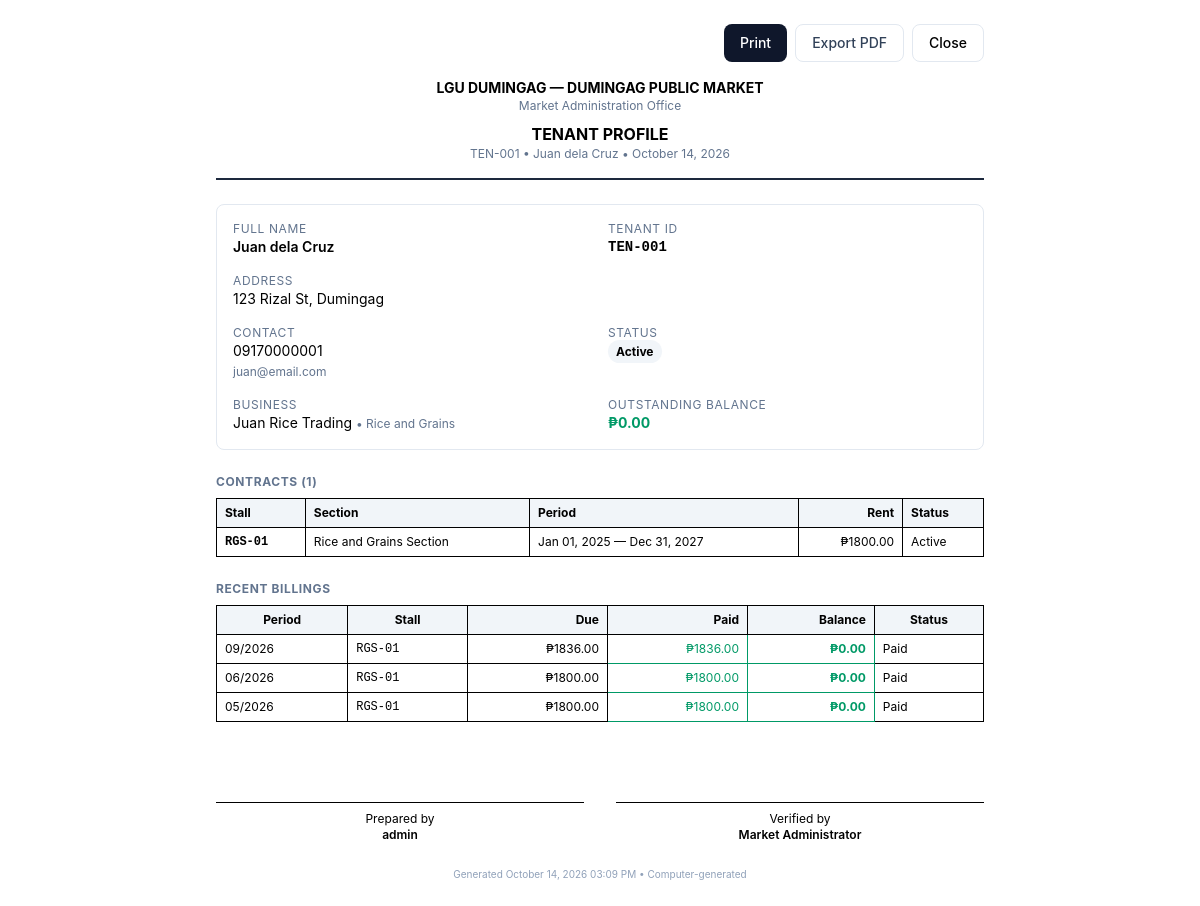
The app's page /tenants/1/print/ (signed in) with its own data.
### core/models.py (models this page shows, shortened)
class SystemSetting(models.Model):
    PENALTY_TYPE_CHOICES = [
        ('fixed', 'Fixed'),
        ('percentage', 'Percentage'),
    ]
    municipality_name = models.CharField(max_length=200)
    market_name = models.CharField(max_length=200)
    office_name = models.CharField(max_length=200)
    receipt_prefix = models.CharField(max_length=20)
    default_due_day = models.PositiveIntegerField(default=5)
    penalty_type = models.CharField(max_length=20, choices=PENALTY_TYPE_CHOICES, default='percentage')
    penalty_value = models.DecimalField(max_digits=10, decimal_places=2, default=0)
    grace_period = models.PositiveIntegerField(default=5)
    logo = models.ImageField(upload_to='logos/', blank=True, null=True)
    theme_color = models.CharField(max_length=7, default='#003366')
    terms_and_conditions = models.TextField(
        default=DEFAULT_CONTRACT_TERMS,
        blank=True,
        help_text='One clause per line. Printed on every rental contract.',
    )
    class Meta:
        verbose_name = 'System Setting'
        verbose_name_plural = 'System Settings'

class Tenant(models.Model):
    STATUS_CHOICES = [
        ('Active', 'Active'),
        ('Inactive', 'Inactive'),
        ('Suspended', 'Suspended'),
        ('Terminated', 'Terminated'),
    ]
    tenant_id = models.CharField(max_length=20, unique=True)
    user = models.OneToOneField(User, on_delete=models.SET_NULL, null=True, blank=True, related_name='tenant')
    full_name = models.CharField(max_length=200)
    first_name = models.CharField(max_length=100, blank=True)
    middle_name = models.CharField(max_length=100, blank=True)
    last_name = models.CharField(max_length=100, blank=True)
    address = models.TextField()
    street = models.CharField(max_length=200, blank=True)
    barangay = models.CharField(max_length=100, blank=True)
    municipality = models.CharField(max_length=100, blank=True)
    province = models.CharField(max_length=100, blank=True)
    contact_number = models.CharField(max_length=20)
    email = models.EmailField(blank=True)
    valid_id_type = models.CharField(max_length=100, blank=True)
    valid_id_number = models.CharField(max_length=100, blank=True)
    valid_id_image = models.ImageField(upload_to='tenant_ids/', blank=True, null=True)
    business_name = models.CharField(max_length=200, blank=True)
    business_type = models.CharField(max_length=100, blank=True)
    emergency_contact_name = models.CharField(max_length=200, blank=True)
    emergency_contact_number = models.CharField(max_length=20, blank=True)
    status = models.CharField(max_length=20, choices=STATUS_CHOICES, default='Active')
    date_registered = models.DateField(auto_now_add=True)
    notes = models.TextField(blank=True)
    created_at = models.DateTimeField(auto_now_add=True)
    updated_at = models.DateTimeField(auto_now=True)
    class Meta:
        ordering = ['full_name']

class RentalContract(models.Model):
    STATUS_CHOICES = [
        ('Active', 'Active'),
        ('Expired', 'Expired'),
        ('Terminated', 'Terminated'),
        ('Pending', 'Pending'),
    ]
    tenant = models.ForeignKey(Tenant, on_delete=models.CASCADE, related_name='contracts')
    stall = models.ForeignKey(Stall, on_delete=models.CASCADE, related_name='contracts')
    start_date = models.DateField()
    end_date = models.DateField(null=True, blank=True)
    monthly_rent = models.DecimalField(max_digits=10, decimal_places=2)
    due_day = models.PositiveIntegerField(default=5)
    security_deposit = models.DecimalField(max_digits=10, decimal_places=2, default=0)
    status = models.CharField(max_length=20, choices=STATUS_CHOICES, default='Active')
    remarks = models.TextField(blank=True)
    created_at = models.DateTimeField(auto_now_add=True)
    updated_at = models.DateTimeField(auto_now=True)
    class Meta:
        ordering = ['-start_date']
        constraints = [
            models.UniqueConstraint(
                fields=['stall', 'status'],
                name='unique_active_contract_per_stall',
                condition=models.Q(status='Active'),
            ),
        ]

class Stall(models.Model):
    STATUS_CHOICES = [
        ('Vacant', 'Vacant'),
        ('Occupied', 'Occupied'),
        ('Reserved', 'Reserved'),
        ('Maintenance', 'Maintenance'),
    ]
    stall_number = models.CharField(max_length=20, unique=True)
    section = models.ForeignKey(MarketSection, on_delete=models.CASCADE, related_name='stalls')
    stall_type = models.ForeignKey(StallType, on_delete=models.SET_NULL, null=True, related_name='stalls')
    size = models.DecimalField(max_digits=8, decimal_places=2, blank=True, null=True)
    monthly_rate = models.DecimalField(max_digits=10, decimal_places=2)
    status = models.CharField(max_length=20, choices=STATUS_CHOICES, default='Vacant')
    remarks = models.TextField(blank=True)
    created_at = models.DateTimeField(auto_now_add=True)
    updated_at = models.DateTimeField(auto_now=True)
    class Meta:
        ordering = ['stall_number']

class MarketSection(models.Model):
    name = models.CharField(max_length=100, unique=True)
    description = models.TextField(blank=True)
    class Meta:
        ordering = ['name']

class Billing(models.Model):
    STATUS_CHOICES = [
        ('Unpaid', 'Unpaid'),
        ('Paid', 'Paid'),
        ('Partial', 'Partial'),
        ('Overdue', 'Overdue'),
    ]
    tenant = models.ForeignKey(Tenant, on_delete=models.CASCADE, related_name='billings')
    stall = models.ForeignKey(Stall, on_delete=models.CASCADE, related_name='billings')
    contract = models.ForeignKey(RentalContract, on_delete=models.CASCADE, related_name='billings')
    billing_month = models.PositiveIntegerField()
    billing_year = models.PositiveIntegerField()
    rental_amount = models.DecimalField(max_digits=10, decimal_places=2)
    penalty_amount = models.DecimalField(max_digits=10, decimal_places=2, default=0)
    discount = models.DecimalField(max_digits=10, decimal_places=2, default=0)
    total_due = models.DecimalField(max_digits=10, decimal_places=2)
    amount_paid = models.DecimalField(max_digits=10, decimal_places=2, default=0)
    balance = models.DecimalField(max_digits=10, decimal_places=2)
    due_date = models.DateField()
    status = models.CharField(max_length=20, choices=STATUS_CHOICES, default='Unpaid')
    created_at = models.DateTimeField(auto_now_add=True)
    updated_at = models.DateTimeField(auto_now=True)
    class Meta:
        ordering = ['-billing_year', '-billing_month']
        unique_together = ['tenant', 'stall', 'billing_month', 'billing_year']

### core/views/tenants.py (the view)
# urls.py: path('tenants/<int:pk>/print/', tenant_view_print, name='tenant_view_print'),
@staff_required
def tenant_view_print(request, pk):
    tenant = get_object_or_404(Tenant, pk=pk)
    role = get_user_role(request.user)
    if role == 'tenant' and tenant.user != request.user:
        messages.error(request, 'You can only view your own tenant profile.')
        return redirect('dashboard')
    contracts = RentalContract.objects.filter(tenant=tenant).select_related('stall', 'stall__section')
    billings = Billing.objects.filter(tenant=tenant).order_by('-billing_year', '-billing_month')
    payments = Payment.objects.filter(tenant=tenant).order_by('-payment_date')[:10]
    total_balance = billings.aggregate(total=Sum('balance'))['total'] or 0
    from core.models import SystemSetting
    context = {
        'tenant': tenant,
        'contracts': contracts,
        'billings': billings,
        'payments': payments,
        'total_balance': total_balance,
        'system_settings': SystemSetting.objects.first(),
        'user': request.user,
        'now': __import__('django.utils.timezone', fromlist=['now']).now(),
    }
    return render(request, 'tenants/print_view.html', context)

### core/context_processors.py (called while the page is built)
def system_settings(request):
    settings = SystemSetting.objects.first()
    return {'system_settings': settings}

def static_version(request):
    try:
        mtime = int((settings.BASE_DIR / "static" / "css" / "output.css").stat().st_mtime)
    except OSError:
        mtime = ""
    return {"STATIC_VERSION": mtime}

### core/permissions.py (called while the page is built)
def get_user_role(user):
    try:
        return user.profile.role
    except Exception:
        if user.is_superuser:
            return 'admin'
        return None

def role_required(allowed_roles):
    allowed = set(allowed_roles)
    def decorator(view_func):
        @wraps(view_func)
        @login_required
        def _wrapped(request, *args, **kwargs):
            role = get_user_role(request.user)
            if request.user.is_superuser:
                return view_func(request, *args, **kwargs)
            if role not in allowed:
                messages.error(request, 'You do not have permission to access that page.')
                return redirect('dashboard')
            return view_func(request, *args, **kwargs)
        return _wrapped
    return decorator

### templates/tenants/print_view.html (shortened to what this page needs)
{% load static humanize %}<!DOCTYPE html>
<html lang="en">
<head>
  <link rel="stylesheet" href="{% static 'css/output.css' %}?v={{ STATIC_VERSION }}">
</head>
<body class="bg-white p-6 font-sans">
  <div class="max-w-3xl mx-auto">
    <div class="no-print mb-4 flex justify-end gap-2">
      <button onclick="window.print()" class="rounded-lg bg-slate-900 px-4 py-2 text-sm font-medium text-white hover:bg-black">Print</button>
      <a href="{% url 'tenant_view_export_pdf' tenant.id %}" class="rounded-lg border border-slate-200 bg-white px-4 py-2 text-sm font-medium text-slate-700 hover:bg-slate-50">Export PDF</a>
      <button onclick="window.close()" class="rounded-lg border border-slate-200 bg-white px-4 py-2 text-sm font-medium">Close</button>
    </div>
    <div class="text-center border-b-2 border-slate-800 pb-4 mb-6">
      <h1 class="text-sm font-bold uppercase">{{ system_settings.municipality_name|default:"Municipality" }} — {{ system_settings.market_name|default:"Public Market" }}</h1>
      <p class="text-xs text-slate-500">{{ system_settings.office_name|default:"Market Administration Office" }}</p>
      <h2 class="mt-2 text-base font-bold uppercase">Tenant Profile</h2>
      <p class="text-xs text-slate-500">{{ tenant.tenant_id }} • {{ tenant.full_name }} • {{ now|date:"F d, Y" }}</p>
    </div>
    <div class="grid grid-cols-2 gap-4 text-sm border border-slate-200 rounded-lg p-4">
      <div><p class="text-xs uppercase tracking-wider text-slate-500">Full Name</p><p class="font-semibold">{{ tenant.full_name }}</p></div>
      <div><p class="text-xs uppercase tracking-wider text-slate-500">Tenant ID</p><p class="font-mono font-bold">{{ tenant.tenant_id }}</p></div>
      <div class="col-span-2"><p class="text-xs uppercase tracking-wider text-slate-500">Address</p><p>{{ tenant.address }}</p></div>
      <div><p class="text-xs uppercase tracking-wider text-slate-500">Contact</p><p>{{ tenant.contact_number }}<br><span class="text-xs text-slate-500">{{ tenant.email|default:"" }}</span></p></div>
      <div><p class="text-xs uppercase tracking-wider text-slate-500">Status</p><p><span class="rounded-full bg-slate-100 px-2 py-1 text-xs font-bold">{{ tenant.status }}</span></p></div>
      <div><p class="text-xs uppercase tracking-wider text-slate-500">Business</p><p>{{ tenant.business_name|default:"—" }} <span class="text-xs text-slate-500">• {{ tenant.business_type|default:"" }}</span></p></div>
      <div><p class="text-xs uppercase tracking-wider text-slate-500">Outstanding Balance</p><p class="font-bold {% if total_balance > 0 %}text-red-600{% else %}text-emerald-600{% endif %}">₱{{ total_balance|floatformat:2|intcomma }}</p></div>
    </div>
    <div class="mt-6">
      <h3 class="text-xs font-bold uppercase tracking-wider text-slate-500 mb-2">Contracts ({{ contracts|length }})</h3>
      <table class="w-full border-collapse text-xs">
        <thead><tr class="bg-slate-100"><th class="border px-2 py-1.5 text-left">Stall</th><th class="border px-2 py-1.5 text-left">Section</th><th class="border px-2 py-1.5 text-left">Period</th><th class="border px-2 py-1.5 text-right">Rent</th><th class="border px-2 py-1.5 text-left">Status</th></tr></thead>
        <tbody>{% for c in contracts %}<tr><td class="border px-2 py-1.5 font-mono font-bold">{{ c.stall.stall_number }}</td><td class="border px-2 py-1.5">{{ c.stall.section.name }}</td><td class="border px-2 py-1.5">{{ c.start_date|date:"M d, Y" }} — {{ c.end_date|date:"M d, Y"|default:"Open" }}</td><td class="border px-2 py-1.5 text-right">₱{{ c.monthly_rent|floatformat:2 }}</td><td class="border px-2 py-1.5">{{ c.status }}</td></tr>{% empty %}<tr><td colspan="5" class="border px-2 py-3 text-center text-slate-400">No contracts</td></tr>{% endfor %}</tbody>
      </table>
    </div>
    <div class="mt-6">
      <h3 class="text-xs font-bold uppercase tracking-wider text-slate-500 mb-2">Recent Billings</h3>
      <table class="w-full border-collapse text-xs">
        <thead><tr class="bg-slate-100"><th class="border px-2 py-1.5">Period</th><th class="border px-2 py-1.5">Stall</th><th class="border px-2 py-1.5 text-right">Due</th><th class="border px-2 py-1.5 text-right">Paid</th><th class="border px-2 py-1.5 text-right">Balance</th><th class="border px-2 py-1.5">Status</th></tr></thead>
        <tbody>{% for b in billings|slice:":10" %}<tr><td class="border px-2 py-1.5">{{ b.billing_month|stringformat:"02d" }}/{{ b.billing_year }}</td><td class="border px-2 py-1.5 font-mono">{{ b.stall.stall_number }}</td><td class="border px-2 py-1.5 text-right">₱{{ b.total_due|floatformat:2 }}</td><td class="border px-2 py-1.5 text-right text-emerald-600">₱{{ b.amount_paid|floatformat:2 }}</td><td class="border px-2 py-1.5 text-right font-bold {% if b.balance > 0 %}text-red-600{% else %}text-emerald-600{% endif %}">₱{{ b.balance|floatformat:2 }}</td><td class="border px-2 py-1.5">{{ b.status }}</td></tr>{% empty %}<tr><td colspan="6" class="border text-center py-3 text-slate-400">No billings</td></tr>{% endfor %}</tbody>
      </table>
    </div>
    <div class="mt-8 grid grid-cols-2 gap-8 text-center text-xs">
      <div><div class="border-t pt-2 mt-12">Prepared by<br><span class="font-semibold">{{ user.get_full_name|default:user.username }}</span></div></div>
      <div><div class="border-t pt-2 mt-12">Verified by<br><span class="font-semibold">Market Administrator</span></div></div>
    </div>
    <p class="mt-6 text-center text-[10px] text-slate-400">Generated {{ now|date:"F d, Y h:i A" }} • Computer-generated</p>
  </div>
</body>
</html>

### records on screen
SystemSetting: municipality_name "LGU DUMINGAG", market_name "DUMINGAG PUBLIC MARKET", office_name "Market Administration Office"
Tenant: tenant_id "TEN-001", full_name "Juan dela Cruz", address "123 Rizal St, Dumingag", contact_number "09170000001", email "juan@email.com", status "Active", business_name "Juan Rice Trading", business_type "Rice and Grains"
RentalContract: stall.stall_number "RGS-01", stall.section.name "Rice and Grains Section", start_date "Jan 01, 2025", end_date "Dec 31, 2027", monthly_rent "1800.00", status "Active"
Billing: billing_month "09", billing_year "2026", stall.stall_number "RGS-01", total_due "1836.00", amount_paid "1836.00", balance "0.00", status "Paid"
Billing: billing_month "06", billing_year "2026", stall.stall_number "RGS-01", total_due "1800.00", amount_paid "1800.00", balance "0.00", status "Paid"
Billing: billing_month "05", billing_year "2026", stall.stall_number "RGS-01", total_due "1800.00", amount_paid "1800.00", balance "0.00", status "Paid"

### other values on screen
{{ now|date:"F d, Y" }} "October 14, 2026"
{{ total_balance|floatformat:2|intcomma }} "0.00"
{{ contracts|length }} "1"
{{ user.get_full_name|default:user.username }} "admin"
{{ now|date:"F d, Y h:i A" }} "October 14, 2026 03:09 PM"
